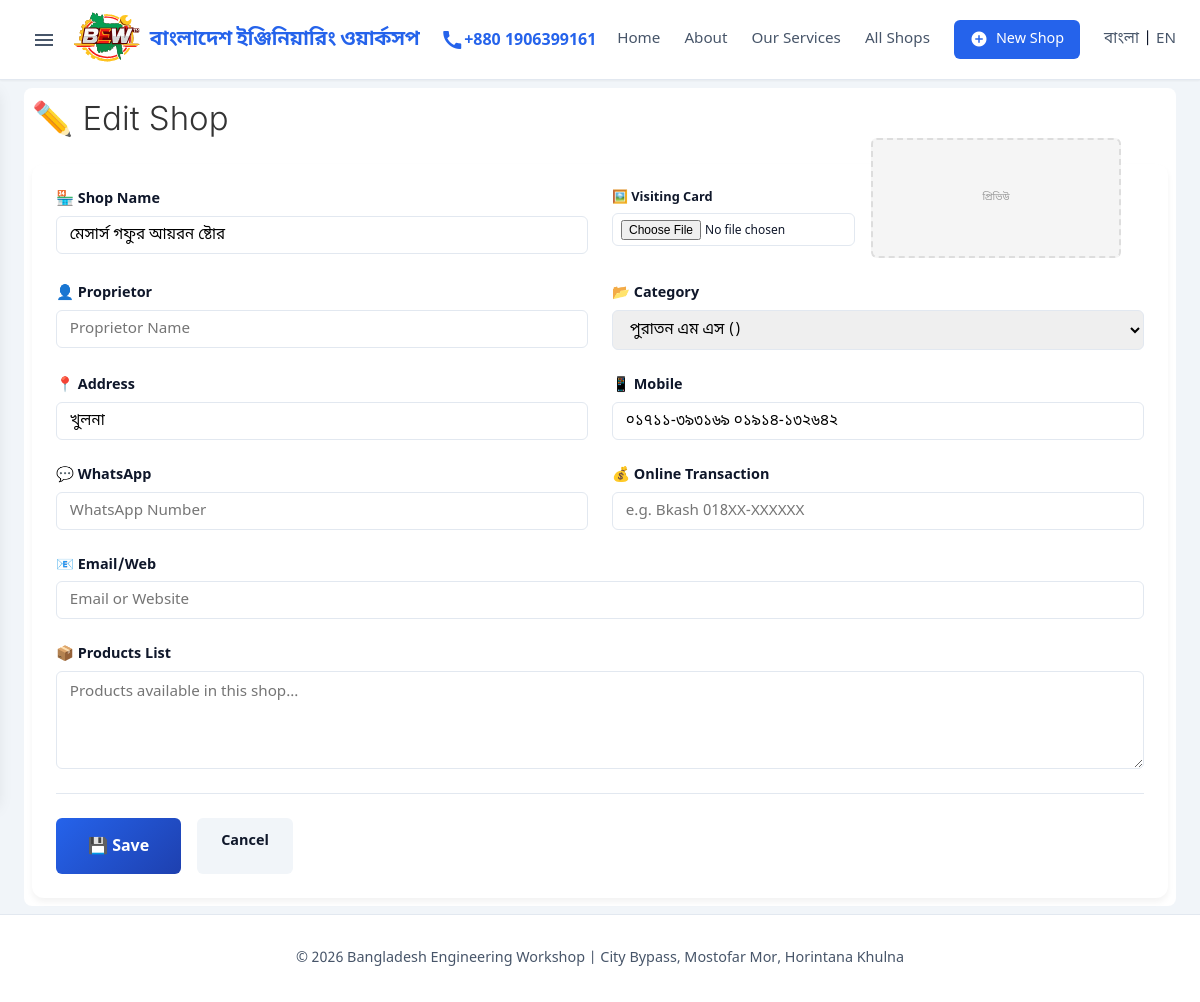
Screenshot of /shop/edit/6 with the database file from the repository.
### database.py (models this page shows)
class Shop(db.Model):
    __tablename__ = 'shops'
    id = db.Column(db.Integer, primary_key=True)
    category_id = db.Column(db.Integer, db.ForeignKey('categories.id'))
    serial_no = db.Column(db.String(5000))
    name = db.Column(db.String(20000))
    proprietor = db.Column(db.String(10000))
    address = db.Column(db.Text)
    mobile = db.Column(db.String(10000))
    transaction_status = db.Column(db.String(10000))
    whatsapp = db.Column(db.String(5000))
    email_web = db.Column(db.String(10000))
    products = db.Column(db.Text)
    visiting_card = db.Column(db.String(5000))
    created_at = db.Column(db.DateTime, default=datetime.datetime.now)
    updated_at = db.Column(db.DateTime, default=datetime.datetime.now, onupdate=datetime.datetime.now)
    def to_dict(self):
        return {
            'id': self.id,
            'category_id': self.category_id,
            'category_name': self.category.name if self.category else '',
            'category_name_english': self.category.name_english if self.category else '',
            'serial_no': self.serial_no,
            'name': self.name,
            'proprietor': self.proprietor,
            'address': self.address,
            'mobile': self.mobile,
            'transaction_status': self.transaction_status,
            'whatsapp': self.whatsapp,
            'email_web': self.email_web,
            'products': self.products,
            'visiting_card': self.visiting_card,
            'created_at': self.created_at.isoformat() if self.created_at else None,
            'updated_at': self.updated_at.isoformat() if self.updated_at else None
        }

### app.py (the view, shortened to what this page needs)
@app.route('/shop/edit/<int:shop_id>', methods=['GET', 'POST'])
def edit_shop(shop_id):
    shop = db.get_shop_by_id(shop_id)
    if not shop:
        flash('দোকান খুঁজে পাওয়া যায়নি!', 'error')
        return redirect(url_for('index'))
    categories = db.get_all_categories()
    return render_template('shop_form.html', categories=categories, shop=shop, action='edit', shop_id=shop_id)

### app.py (called while the page is built)
def get_locale():
    if 'lang' in session:
        return session['lang']
    return request.accept_languages.best_match(['bn', 'en'])

@app.context_processor
def inject_categories():
    return dict(categories=db.get_all_categories())

### database.py (called while the page is built)
    def get_all_categories(self):
        cats = Category.query.order_by(Category.id).all()
        return [c.to_dict() for c in cats]

    def get_shop_by_id(self, shop_id):
        shop = Shop.query.get(shop_id)
        return shop.to_dict() if shop else None

    def to_dict(self):
        return {
            'id': self.id,
            'name': self.name,
            'name_english': self.name_english
        }

### templates/shop_form.html (shortened to what this page needs)
{% extends 'base.html' %}
{% block content %}
<section class="shop-form-section">
    <h1 style="margin-bottom: 1.5rem;">
        {% if action == 'add' %}
        ➕ {{ _('Add New Shop') }}
        {% else %}
        ✏️ {{ _('Edit Shop') }}
        {% endif %}
    </h1>
    <form method="POST" class="shop-form" enctype="multipart/form-data">
        <div style="display: grid; grid-template-columns: 1fr 1fr; gap: 1.5rem; margin-bottom: 1.5rem;">
            <div class="form-group" style="margin-bottom: 0;">
                <label for="name">🏪 {{ _('Shop Name') }}</label>
                <input type="text" name="name" id="name" class="form-control" required value="{{ shop.name or '' }}"
                    placeholder="{{ _('Enter shop name') }}">
            </div>
            <div style="display: flex; gap: 1rem; align-items: flex-start;">
                <div class="form-group" style="flex: 0 0 160px; margin-bottom: 0;">
                    <label for="visiting_card" style="font-size: 0.8rem;">🖼️ Visiting Card</label>
                    <input type="file" name="visiting_card" id="visiting_card" class="form-control" accept="image/*"
                        onchange="previewImage(this)" style="font-size: 0.75rem; padding: 0.35rem 0.5rem;">
                </div>
                <div id="imagePreview"
                    style="width: 250px; height: 120px; background: #f5f5f5; border-radius: 6px; border: 2px dashed #ddd; display: flex; align-items: center; justify-content: center; overflow: hidden; flex-shrink: 0; margin-top: -50px;">
                    {% if shop.visiting_card %}
                    <img src="/shop_img/{{ shop.visiting_card }}" alt="Current Card"
                        style="width: 100%; height: 100%; object-fit: cover; border-radius: 4px;">
                    {% else %}
                    <span style="color: #999; font-size: 10px;">প্রিভিউ</span>
                    {% endif %}
                </div>
            </div>
        </div>
        <div style="display: grid; grid-template-columns: 1fr 1fr; gap: 1.5rem; margin-bottom: 1.5rem;">
            <div class="form-group" style="margin-bottom: 0;">
                <label for="proprietor">👤 {{ _('Proprietor') }}</label>
                <input type="text" name="proprietor" id="proprietor" class="form-control"
                    value="{{ shop.proprietor or '' }}" placeholder="{{ _('Proprietor Name') }}">
            </div>
            <div class="form-group" style="margin-bottom: 0;">
                <label for="category_id">📂 {{ _('Category') }}</label>
                <select name="category_id" id="category_id" class="form-control">
                    {% for cat in categories %}
                    <option value="{{ cat.id }}" {% if shop.category_id==cat.id %}selected{% endif %}>
                        {{ cat.name }} ({{ cat.name_english }})
                    </option>
                    {% endfor %}
                </select>
            </div>
        </div>
        <div style="display: grid; grid-template-columns: 1fr 1fr; gap: 1.5rem; margin-bottom: 1.5rem;">
            <div class="form-group" style="margin-bottom: 0;">
                <label for="address">📍 {{ _('Address') }}</label>
                <input type="text" name="address" id="address" class="form-control" value="{{ shop.address or '' }}"
                    placeholder="{{ _('Shop Address') }}">
            </div>
            <div class="form-group" style="margin-bottom: 0;">
                <label for="mobile">📱 {{ _('Mobile') }}</label>
                <input type="text" name="mobile" id="mobile" class="form-control" value="{{ shop.mobile or '' }}"
                    placeholder="{{ _('e.g. 017XX-XXXXXX') }}">
            </div>
        </div>
        <div style="display: grid; grid-template-columns: 1fr 1fr; gap: 1.5rem; margin-bottom: 1.5rem;">
            <div class="form-group" style="margin-bottom: 0;">
                <label for="whatsapp">💬 {{ _('WhatsApp') }}</label>
                <input type="text" name="whatsapp" id="whatsapp" class="form-control" value="{{ shop.whatsapp or '' }}"
                    placeholder="{{ _('WhatsApp Number') }}">
            </div>
            <div class="form-group" style="margin-bottom: 0;">
                <label for="transaction_status">💰 {{ _('Online Transaction') }}</label>
                <input type="text" name="transaction_status" id="transaction_status" class="form-control"
                    value="{{ shop.transaction_status or '' }}" placeholder="{{ _('e.g. Bkash 018XX-XXXXXX') }}">
            </div>
        </div>
        <div style="margin-bottom: 1.5rem;">
            <div class="form-group" style="margin-bottom: 0;">
                <label for="email_web">📧 {{ _('Email/Web') }}</label>
                <input type="text" name="email_web" id="email_web" class="form-control"
                    value="{{ shop.email_web or '' }}" placeholder="{{ _('Email or Website') }}">
            </div>
        </div>
        <div style="margin-bottom: 1.5rem;">
            <div class="form-group" style="margin-bottom: 0;">
                <label for="products">📦 {{ _('Products List') }}</label>
                <textarea name="products" id="products" class="form-control" rows="4"
                    placeholder="{{ _('Products available in this shop...') }}">{{ shop.products or '' }}</textarea>
            </div>
        </div>
        <div class="form-actions" style="margin-top: 1rem;">
            <button type="submit" class="btn btn-primary btn-lg">
                {% if action == 'add' %}
                ➕ {{ _('Add Shop') }}
                {% else %}
                💾 {{ _('Save') }}
                {% endif %}
            </button>
            <a href="{{ url_for('index') }}" class="btn btn-secondary">{{ _('Cancel') }}</a>
        </div>
    </form>
</section>
{% endblock %}

### static/style.css (style rules this page uses)
:root { --primary: #2563eb; --primary-dark: #1e40af; --secondary: #64748b; --success: #10b981; --danger: #ef4444; --surface: #ffffff; --background: #f1f5f9; --text-main: #0f172a; --text-muted: #475569; --border: #e2e8f0; --dark: var(--text-main); --light: var(--background); --text-color: var(--text-main); --shadow-sm: 0 1px 2px 0 rgba(0, 0, 0, 0.05); --shadow: 0 4px 6px -1px rgba(0, 0, 0, 0.1), 0 2px 4px -1px rgba(0, 0, 0, 0.06); --shadow-lg: 0 10px 15px -3px rgba(0, 0, 0, 0.1); --radius: 8px; --radius-sm: 6px; --font-main: 'Noto Sans Bengali', system-ui, -apple-system, sans-serif; --font-inter: 'Inter', sans-serif; --transition: all 0.2s cubic-bezier(0.4, 0, 0.2, 1); }
* { margin: 0; padding: 0; box-sizing: border-box; }
body { font-family: var(--font-main); background-color: var(--background); color: var(--text-main); line-height: 1.6; min-height: 100vh; display: flex; flex-direction: column; }
h1, h2, h3, h4 { font-family: var(--font-inter); font-weight: 300; color: #333333; line-height: 1.2; }
h1 { font-size: 33px; line-height: 44px; margin-bottom: 1.5rem; }
.btn { display: inline-block; padding: 0.75rem 1.5rem; border-radius: var(--radius-sm); text-decoration: none; font-weight: 600; font-size: 0.9rem; transition: var(--transition); border: none; cursor: pointer; font-family: inherit; background: var(--primary); color: white; }
.btn-primary { background: linear-gradient(135deg, var(--primary), var(--primary-dark)); }
.btn-secondary { background: var(--light); color: var(--dark); }
.btn-lg { padding: 1rem 2rem; font-size: 1rem; }
.shop-form-section { background: white; border-radius: var(--radius); padding: 0.5rem; margin: 0.5rem 0; }
.shop-form { background: white; padding: 1.5rem; border-radius: 12px; box-shadow: 0 4px 6px rgba(0, 0, 0, 0.05); }
.form-group { display: flex; flex-direction: column; gap: 0.3rem; }
label { font-weight: 600; color: var(--text-color); font-size: 0.9rem; }
.form-control { padding: 0.5rem 0.8rem; border: 1px solid #e2e8f0; border-radius: 6px; font-size: 0.95rem; transition: var(--transition); font-family: inherit; }
textarea.form-control { min-height: 80px; resize: vertical; }
select.form-control { cursor: pointer; }
.form-actions { margin-top: 2rem; padding-top: 1.5rem; border-top: 1px solid var(--border); display: flex; gap: 1rem; }

### rows the page displays
Shop: name "মেসার্স গফুর আয়রন ষ্টোর", address "খুলনা", mobile "০১৭১১-৩৯৩১৬৯ ০১৯১৪-১৩২৬৪২"

### other values shown
form field category_id "পুরাতন এম এস ()"
